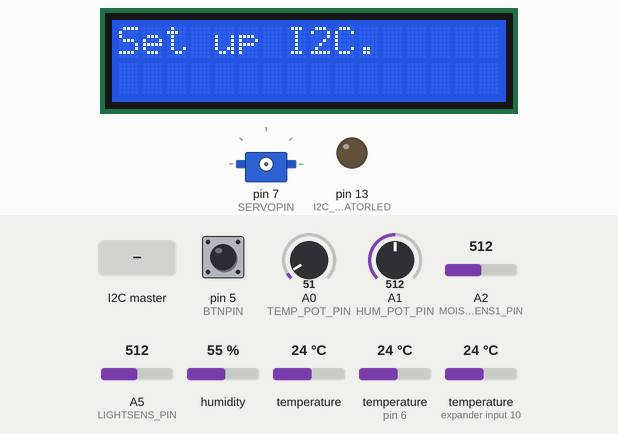
Simulated run of this sketch. Board: Arduino Uno, built with avr-gcc and run on an emulated ATmega328P. On the bench: 16×2 character LCD, servo, output pins drawn as LEDs (lit = HIGH). Inputs (shaded band) come from the test bench; at power-on: pin 5 (BTNPIN) LOW, temperature 24 °C, A0 (TEMP_POT_PIN) = 51, A1 (HUM_POT_PIN) = 512, A2 (MOIST_SENS1_PIN) = 512, A5 (LIGHTSENS_PIN) = 512, humidity 55 %, temperature (sensors on pin 6, expander input 10) 24 °C. What the sketch prints to the serial monitor is not drawn.

Above: at 0.6 s.
At 11.3 s:
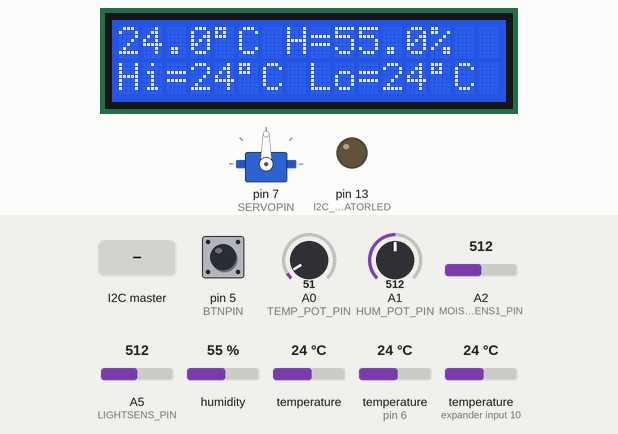
11.4 s: pin 5 (BTNPIN) pulled HIGH for 3.2 s
At 15.5 s:
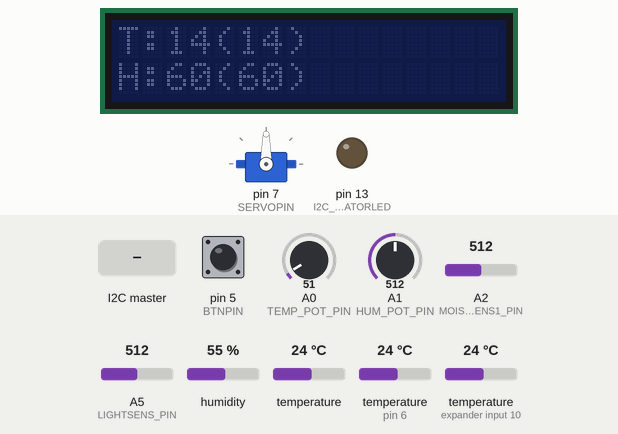
16.1 s: pin 5 (BTNPIN) pulled HIGH for 1 s
At 17.1 s:
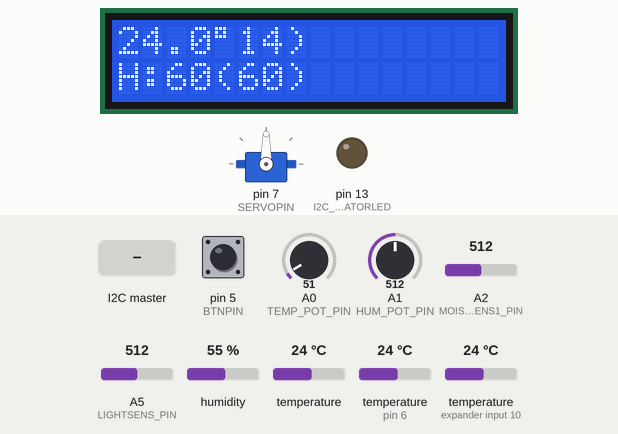
18.8 s: the I2C master sends the byte 1
28.5 s: temperature (sensor 0) set to 12 °C
38.2 s: pin 5 (BTNPIN) pulled HIGH for 1 s
At 39.6 s:
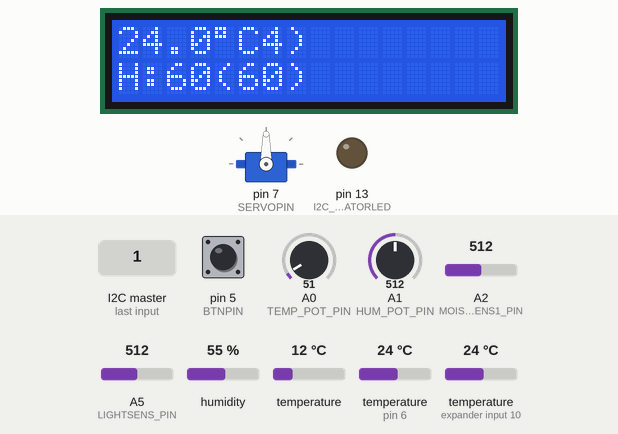
44.4 s: pin 5 (BTNPIN) pulled HIGH for 0.15 s
At 44.9 s:
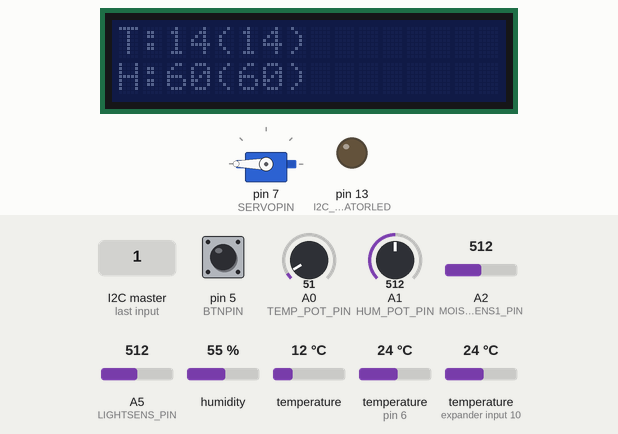
Timing chart, 0 to 47.0 s (numbered marks = the images above; inputs shaded):
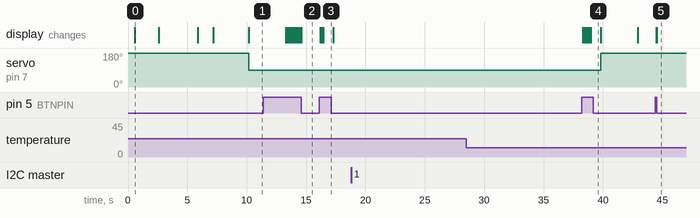

The sketch:

greenhouse.ino
```cpp
/**
   Greenhouse-project
   - monitor temperature and humidity. If temperature rises too high (or humidity), then open the window
   - monitor also soil humidity
   - note the "state" is just state of display

   Help and ideas have been gathered from many sources, thanx to all!
   E.g from:
   http://www.instructables.com/id/Hookup-a-16-pin-HD44780-LCD-to-an-Arduino-in-6-sec/
   http://www.instructables.com/id/Temperature-with-DS18B20/
   https://learn.adafruit.com/photocells/using-a-photocell
   http://www.instructables.com/id/Connecting-AM2320-With-Arduino/
   http://allaboutee.com/2015/01/02/esp8266-arduino-led-control-from-webpage/
   https://github.com/lazyscheduler/AM2320
   and many other resources
*/

#include <LiquidCrystal595.h>
#include <Servo.h>
#include <OneWire.h>
#include <DallasTemperature.h>
#include <avr/pgmspace.h>
#include <Wire.h>
#include <AM2320.h>
#include "./greenhouse_log.h"

//state handling
#define STATE_INITIAL   0
#define STATE_WORKING   1
#define STATE_SETUP     2
byte state = STATE_INITIAL;

//analog pin assignments
#define TEMP_POT_PIN     A0
#define HUM_POT_PIN      A1
#define MOIST_SENS1_PIN  A2
#define LIGHTSENS_PIN    A5

//digital pin assignments
#define LCDPIN1          2
#define LCDPIN2          3
#define LCDPIN3          4
#define BTNPIN           5
#define DALLAS_ONE_WIRE  6
#define SERVOPIN         7
#define I2C_INDICATORLED 13
#define AM_SCL           14
#define AM_SDA           15


//I2C related
#define I2C_SLAVEID           0x10
#define I2C_CMD_HELLO         0x00
#define I2C_CMD_GET_DATA_SET1 0x01
#define I2C_CMD_GET_DATA_SET2 0x02
#define I2C_CMD_TOGGLE_WATER  0x0A
#define I2C_CMD_TOGGLE_LIGHT  0x0B
#define I2C_INITIAL_VAL       0xFF
#define I2C_BUFFER_SZ         0x06
#define I2C_BUFFER2_SZ        0x06

// The baud rate of the serial interface
#define SERIAL_BAUD  9600

// How often should we read sensors
#define READINTERVAL (10*1000)

//global variables sent outside
volatile float   tempSensorValue;
volatile float   humSensorValue;
boolean hatchOpen = false;
volatile uint8_t moisture = 100;
volatile float  tempCase = 0; //temp inside the gadget
volatile float  tempOutside = 0; //temp outside the greenhouse
volatile uint16_t lightSensValue = 0;

//global internally used
int8_t  maxC = 125, minC = -125;
uint8_t tempLimitPotValue = 0; //these values vary, use when set
uint8_t humLimitPotValue = 0;  //these values vary, use when set
uint8_t buttonState = LOW;
uint8_t alertLevel  = 30; //alert level for temp stored from tempLimitPotValue
uint8_t humLevel    = 80; //alert level for humidy stored from humLimitPotValue
uint8_t updateValuesCntr = 0;
volatile unsigned long lastTimeReadValues = 0;

// Setup a oneWire instance to communicate with any OneWire devices
OneWire oneWire(DALLAS_ONE_WIRE);

// Pass the oneWire reference to Dallas Temperature.
DallasTemperature sensors(&oneWire);

//initialize the AM2320 library
//Note! Need to use library that supports SoftWire
//otherwise collides with I2C between Omega and Arduino
//This library also supports multiple AM2320 sensors..
//https://github.com/lazyscheduler/AM2320
AM2320 th(AM_SCL, AM_SDA);

// Initialize the LCD library with the interface pins
LiquidCrystal595 lcd(LCDPIN1, LCDPIN2, LCDPIN3);
Servo servo1; // Create a servo object

// Some global variables
volatile byte command = I2C_INITIAL_VAL;
volatile uint8_t i2c_ongoing = 0;
volatile static float buffer[I2C_BUFFER_SZ]={I2C_INITIAL_VAL};
volatile static float buffer2[I2C_BUFFER2_SZ]={I2C_INITIAL_VAL};
/*---------------------setup and main loop---------------------*/

void setup() {
  tempSensorValue = humSensorValue = 0;
  SERIAL_BEGIN(SERIAL_BAUD);
  delay(500);
  LOG_DEBUGLN("\nStarting up...");
  lcd.begin(16, 2); // Set the display to 16 columns and 2 rows
  lcd.clear();
  lcd.setCursor(0, 0);
  lcd.print("Set up I2C.");
  Wire.begin(I2C_SLAVEID);
  Wire.onRequest(requestEvent);
  Wire.onReceive(receiveEvent);
  delay(2000);
  lcd.clear();
  lcd.setCursor(0, 0);
  lcd.print("Set up servo.");
  turnServo(180);

  analogReference(DEFAULT);
  pinMode(BTNPIN, INPUT);

  pinMode(MOIST_SENS1_PIN, INPUT);
  pinMode(I2C_INDICATORLED, OUTPUT);

  // Initialize the library for temperature sensors
  delay(300);
  lcd.clear();
  lcd.setCursor(0, 0);
  lcd.print("Set up sensors.");
  sensors.begin();
  delay(100);

  //read values, especially potentiometer values, incase of restart
  readValues(0,true);
  readConfigSensors();
  alertLevel = tempLimitPotValue;
  humLevel = humLimitPotValue;

  state = STATE_INITIAL;

  // Timer0 is already used for millis() - we'll just interrupt somewhere
  // in the middle and call the "Compare A" function below
  OCR0A = 0xAF;
  TIMSK0 |= _BV(OCIE0A);
  delay(300);
  lcd.clear();
  lcd.setCursor(0, 0);
  lcd.print("Setups done.");
  delay(3000);
}

SIGNAL(TIMER0_COMPA_vect)
{
  unsigned long currentMillis = millis();
  readValues(currentMillis, false);
}

//Request Event callback function, will be called when master reads from I2C bus
void requestEvent() {
  switch (command){
    case I2C_CMD_HELLO:
      Wire.write("Hello!");
      break;
    case I2C_CMD_GET_DATA_SET1:
      Wire.write((byte*)&buffer[0], sizeof(buffer));
      break;
    case I2C_CMD_GET_DATA_SET2:
      Wire.write((byte*)&buffer2[0], sizeof(buffer2));
      break;
    default:
       Wire.write(I2C_INITIAL_VAL);
  }
  i2c_ongoing = 0;
  //digitalWrite(I2C_INDICATORLED, !digitalRead(I2C_INDICATORLED));
}

// Receive Event callback, called when master writes data to I2C bus
void receiveEvent(int bytes)
{
  //digitalWrite(I2C_INDICATORLED, !digitalRead(I2C_INDICATORLED));
  (void)Wire.read();//address
  byte cmd = Wire.read();
  switch (cmd) {
    case I2C_CMD_HELLO:
      command = cmd;
      break;
    case I2C_CMD_GET_DATA_SET1:
      buffer[0] = tempSensorValue;
      buffer[1] = humSensorValue;
      buffer[2] = tempCase;
      buffer[3] = tempOutside;
      buffer[4] = lightSensValue;
      buffer[I2C_BUFFER_SZ-1] = (float)((buffer[0]+buffer[1]+buffer[2]+buffer[3]+buffer[4])/5);
      command = cmd;
      break;
    case I2C_CMD_GET_DATA_SET2:
      buffer2[0] = moisture;
      buffer2[1] = hatchOpen;
      buffer2[2] = 0;
      buffer2[3] = 0;
      buffer2[4] = 0;
      buffer2[I2C_BUFFER2_SZ-1] = (float)((buffer2[0]+buffer2[1]+buffer2[2]+buffer2[3]+buffer2[4])/5);
      command = cmd;
      break;
    case I2C_CMD_TOGGLE_WATER:
    case I2C_CMD_TOGGLE_LIGHT:
      command = I2C_INITIAL_VAL;
      break;
    default:
      LOG_ERROR("Unexpected command value ");
      LOG_ERRORLN(cmd);
  }
  i2c_ongoing = 1;
}

//The main loop
void loop()
{
  buttonState = digitalRead(BTNPIN); // Check for button press
  lcd.setCursor(0, 0); // Set cursor to home position
  handleState();
  delay(100);
}

void readConfigSensors()
{
  delay(10);
  readTemperatureLimit();
  LOG_DEBUG("tp:");
  LOG_DEBUGLN(tempLimitPotValue);
  delay(10);
  readHumidityLimit();
  LOG_DEBUG("hp:");
  LOG_DEBUGLN(humLimitPotValue);

}

void handleState()
{
  if (buttonState == HIGH) {
    LOG_DEBUG("button pressed, state is");
    LOG_DEBUGLN(state);
    if (state == STATE_INITIAL || state == STATE_WORKING) {
      state = STATE_SETUP;
      lcd.setLED2Pin(LOW);
      lcd.setLED1Pin(LOW);
      lcd.print("");
    }
    else {
      lcd.setLED2Pin(HIGH);
      lcd.setLED1Pin(HIGH);
      lcd.print("");
      state = STATE_WORKING;
      alertLevel = tempLimitPotValue;
      humLevel = humLimitPotValue;
    }
  }

  if (state == STATE_SETUP) {
    stateSetup();
  }else{
    stateWorking();
  }
}

bool read_from_am2320() {
  switch (th.Read()) {
    case 2:
      LOG_ERRORLN("CRC failed");
      return false;
      break;
    case 1:
      LOG_ERRORLN("Sensor offline");
      return false;
      break;
    default:
      break;
  }
  return true;
}

void readSoilMoisture() {
  uint16_t tempAnalogValue = 0;
  tempAnalogValue = analogRead(MOIST_SENS1_PIN);
  delay(10);
  tempAnalogValue = analogRead(MOIST_SENS1_PIN);
  LOG_DEBUGLN(tempAnalogValue);
  moisture = uint8_t(100 * (1 - ((double)(tempAnalogValue) / 1023)));
}

void readTemperatureLimit() {
  uint16_t tempAnalogReadVal = 0;
  //read twice because of reading issues (sometimes)
  tempAnalogReadVal = analogRead(TEMP_POT_PIN); // Read the pot value
  delay(10);
  tempAnalogReadVal = analogRead(TEMP_POT_PIN); // Read the pot value
  tempLimitPotValue = map(tempAnalogReadVal, 0, 1023, 10, 100); // Map the values from 10 to 100 degrees
}

void readHumidityLimit() {
  uint16_t tempAnalogReadVal = 0;
  //read twice because of reading issues (sometimes)
  tempAnalogReadVal = analogRead(HUM_POT_PIN); // Read the pot value
  delay(10);
  tempAnalogReadVal = analogRead(HUM_POT_PIN); // Read the pot value
  humLimitPotValue = map(tempAnalogReadVal, 0, 1023, 20, 100); // Map the values from 20 to 100%
}

void readValues(unsigned long currentMillis, bool forced)
{
  if (state == STATE_SETUP || (((currentMillis-lastTimeReadValues) < READINTERVAL) && !forced)){
    return;
  }
  LOG_DEBUGLN("Reading values...");
  lastTimeReadValues = millis();

  //get dallas values
  sensors.requestTemperatures();

  if (true == read_from_am2320()) {
    if (isnan(th.h) || isnan(th.t)) {
      LOG_ERRORLN("Invalid values from AM2320");
    } else {
      humSensorValue = th.h;
      tempSensorValue = th.t;
    }
  } else {
    LOG_ERROR("Failed to get values from AM2320");
  }
  LOG_DEBUG("HUM: ");
  LOG_DEBUGLN(humSensorValue);
  LOG_DEBUG("TEMP: ");
  LOG_DEBUGLN(tempSensorValue);

  readSoilMoisture();
  LOG_DEBUG("SOIL: ");
  LOG_DEBUGLN(moisture);
  delay(10);

  float tempCaseTemp = sensors.getTempCByIndex(0);
  float tempOutsTemp = sensors.getTempCByIndex(1);
  if (isnan(tempCaseTemp) || isnan(tempOutsTemp)) {
    LOG_DEBUGLN("Could not get dallas temperature");
  } else {
    tempCase = tempCaseTemp;
    tempOutside = tempOutsTemp;
  }
  LOG_DEBUG("to:");
  LOG_DEBUGLN(tempOutsTemp);
  LOG_DEBUG("tc:");
  LOG_DEBUGLN(tempCaseTemp);

  lightSensValue = analogRead(LIGHTSENS_PIN);
  LOG_DEBUG("LDR:");
  LOG_DEBUGLN(lightSensValue);
}

void turnServo(uint16_t degree)
{
  servo1.attach(SERVOPIN); // Attaches the servo on pin 14 to the servo1 object
  servo1.write(degree);  // Put servo1 at home position
  delay(3000);
  servo1.detach();  //detach not to disturb SoftwareSerial
}

void stateWorking()
{
  writeTempAndHumToLcd();

  if (!hatchOpen && (tempSensorValue >= alertLevel || ( humSensorValue >= humLevel && tempSensorValue >= 20))) {
    LOG_DEBUG2("Alert! over ");
    LOG_DEBUG2(alertLevel);
    LOG_DEBUG2("degrees, open hatch\n");
    turnServo(90);
    hatchOpen = true;
  }
  if (hatchOpen && ((tempSensorValue <= (alertLevel - 2) && humSensorValue <= (humLevel - 2)) || tempSensorValue <= 20)) {
    LOG_DEBUG2("Alert! less than ");
    LOG_DEBUG2(alertLevel);
    LOG_DEBUG2("(");
    LOG_DEBUG2(tempSensorValue);
    LOG_DEBUG2(") degrees, close hatch\n");
    turnServo(180);
    hatchOpen = false;
  }
}

void writeTempAndHumToLcd() {
  char float_str[10] = {0};
  lcd.setCursor(0, 0);
  dtostrf(tempSensorValue, 4, 1, float_str);
  lcd.print(float_str);
  lcd.write(B11011111); // Degree symbol
  lcd.print("C ");
  memset(&float_str, 0, sizeof(float_str));
  dtostrf(humSensorValue, 3, 1, float_str);
  lcd.print("H=");
  lcd.print(float_str);
  lcd.print("\%");

  if ((int)tempSensorValue > maxC ||
      ((int)tempSensorValue < maxC && maxC == 125 && (int)tempSensorValue != 0 )) {
    maxC = (int)tempSensorValue;
  }
  if ((int)tempSensorValue < minC && minC != -125 ||
      ((int)tempSensorValue > minC && minC == -125 && (int)tempSensorValue != 0 )) {
    minC = (int)tempSensorValue;
  }
  lcd.setCursor(0, 1);
  lcd.print("Hi=");
  lcd.print(maxC);
  lcd.write(B11011111);
  lcd.print("C Lo=");
  lcd.print(minC);
  lcd.write(B11011111);
  lcd.print("C ");
}

void displaySetup() {
  readConfigSensors();
  lcd.clear();
  lcd.setCursor(0, 0);
  lcd.print("T:");
  lcd.print(tempLimitPotValue);
  lcd.print("(");
  lcd.print(alertLevel);
  lcd.print(")          ");
  lcd.setCursor(0, 1);
  lcd.print("H:");
  lcd.print(humLimitPotValue);
  lcd.print("(");
  lcd.print(humLevel);
  lcd.print(")        ");

}

void stateSetup()
{
  displaySetup();
}
```

greenhouse_log.h
```cpp
/**
   only print stuff to serial if DEBUG-build,
   disabling Serial frees alot of memory!
*/
#ifndef __GREENHOUSE_LOG__
#define __GREENHOUSE_LOG__

#define DEBUG 2

#if (DEBUG > 0)
#define SERIAL_BEGIN(_sbaud)\
  Serial.begin(_sbaud);
#else
#define SERIAL_BEGIN(_sbaud)
#endif

#if (DEBUG > 0)
#define LOG_ERRORLN(_log)\
  Serial.println(_log);
#define LOG_ERROR(_log)\
  Serial.print(_log);
#else
#define LOG_ERRORLN(_log)
#define LOG_ERROR(_log)
#endif

#if (DEBUG > 1)
#define LOG_DEBUGLN(_log)\
  Serial.println(_log);
#define LOG_DEBUG(_log)\
  Serial.print(_log);
#else
#define LOG_DEBUGLN(_log)
#define LOG_DEBUG(_log)
#endif

#if (DEBUG > 2)
#define LOG_DEBUGLN2(_log)\
  Serial.println(_log);
#define LOG_DEBUG2(_log)\
  Serial.print(_log);
#else
#define LOG_DEBUGLN2(_log)
#define LOG_DEBUG2(_log)
#endif

#endif //__GREENHOUSE_LOG__
```

updateThingspeak.cpp
```cpp
#include "updateThingspeak.h"

UpdateThingspeak::UpdateThingspeak(short rxPin,
                                   short txPin,
                                   short baud,
                                   uint8_t rstPin,
                                   const char *apn,
                                   const char* pwd,
                                   const char* tsip,
                                   const char* tswkey) {
  this->espSerial = new SoftwareSerial(rxPin, txPin);
  this->rstPin = rstPin;

  memset(buffer, 0, sizeof(buffer));
  memset(this->wifi_apn, 0, sizeof(this->wifi_apn));
  strncpy(this->wifi_apn, apn, MAX_APN_LEN);
  memset(this->wifi_pwd, 0, sizeof(this->wifi_pwd));
  strncpy(this->wifi_pwd, pwd, MAX_PWD_LEN);
  memset(this->tsip, 0, sizeof(this->tsip));
  strncpy(this->tsip, tsip, MAX_IP_STR_LEN);
  memset(this->tswkey, 0, sizeof(this->tswkey));
  strncpy(this->tswkey, tswkey, MAX_TS_KEY_LEN);
  //set esp pin mode

  pinMode(this->rstPin, OUTPUT);
  digitalWrite (this->rstPin, HIGH);
  // Open serial communications and wait for port to open:
  this->espSerial->begin(baud);
  this->espSerial->setTimeout(15000);
};

void UpdateThingspeak::sendCommand ( const char * cmd,  uint16_t wait) {
  String tmpData = "";
  byte cntr = 0;
  LOG_DEBUGLN(cmd);
resend:
  this->espSerial->println(cmd);
  delay(10);
  while (this->espSerial->available() > 0 )  {
    char c = this->espSerial->read();
    tmpData += c;

    if ( tmpData.indexOf(cmd) > -1 )
      tmpData = "";
    else
      tmpData.trim();
  }
  if (tmpData.indexOf("busy") > -1 ) {
    LOG_DEBUGLN("busy");
    delay(100);
    tmpData = "";
    if (++cntr < 10) goto resend;
  }
  LOG_DEBUGLN(tmpData);
  delay(wait);
}

void UpdateThingspeak::clearSerialBuffer(void) {
  while ( this->espSerial->available() > 0 ) {
    this->espSerial->read();
  }
}

void UpdateThingspeak::clearBuffer(void) {
  for (int i = 0; i < BUFFER_SIZE; i++ ) {
    this->buffer[i] = 0;
  }
}


uint8_t UpdateThingspeak::setWifiPwd(const char* pwd) {
  if (!pwd) return FAILURE;
  strncpy(this->wifi_pwd, pwd, MAX_PWD_LEN);
  return SUCCESS;
}

uint8_t UpdateThingspeak::setWifiApn(const char* apn) {
  if (!apn) return FAILURE;
  strncpy(this->wifi_apn, apn, MAX_APN_LEN);
  return SUCCESS;
}

void UpdateThingspeak::setupWifi()
{
  LOG_DEBUGLN("Restarting ESP");
  digitalWrite (this->rstPin, LOW);
  delay(8000);
  digitalWrite (this->rstPin, HIGH);
  delay(10000);
  this->clearSerialBuffer();
  this->sendCommand ("AT+CIOBAUD=9600", 1000);
  this->sendCommand ("AT+RST", 8000);
  this->sendCommand ("AT+CWMODE=1", 2000 );
  snprintf(buffer, BUFFER_SIZE - 1, "AT+CWJAP=\"%s\",\"%s\"",
           this->wifi_apn,
           this->wifi_pwd);
  this->sendCommand (buffer, 15000);
  memset(buffer, 0, sizeof(buffer));
  this->sendCommand ("AT+CIFSR\r", 3000);
  this->sendCommand ("AT+GMR\r", 3000);
}

uint8_t UpdateThingspeak::checkIsEspResponsive(void)
{
    this->espSerial->println("AT+GMR\r");
    if (this->espSerial->find((char*)"OK")) {
      LOG_DEBUGLN("Wifi OK");
      return SUCCESS;
    } else {
      LOG_DEBUGLN("Wifi NOK, restart WIfi");
    }
  return FAILURE;
}


void UpdateThingspeak::updateValues(float field1, float field2, uint8_t field3, float field4, float field5, float field6, uint16_t field7)
{
  char cmd[60] = {0};
  char float_str[10] = {0};
  char hum_str[10] = {0};
  char moist_str[10] = {0};
  char out_str[10] = {0};
  char case_str[10] = {0};


  snprintf(cmd, 59, "AT+CIPSTART=\"TCP\",\"%s\",80", this->tsip);
  this->espSerial->println(cmd);
  delay(2000);
  if (this->espSerial->find((char*)"Error")) {
    LOG_DEBUG("Error1");
    return;
  }
  snprintf(this->buffer, BUFFER_SIZE - 1, "GET /update?key=%s&field1=%s&field2=%s&field3=%u&field4=%s&field5=%s&field6=%s&field7=%u\r\n",
           this->tswkey,
           dtostrf(field1, 4, 2, float_str),
           dtostrf(field2, 4, 2, hum_str),
           (field3) ? 1 : 0,
           dtostrf(field4, 4, 2, moist_str),
           dtostrf(field5, 4, 2, out_str),
           dtostrf(field6, 4, 2, case_str),
           field7);

  LOG_DEBUG(this->buffer);
  this->espSerial->print("AT+CIPSEND=");
  this->espSerial->println(strlen(buffer));

  if (this->espSerial->find((char*)">")) {
    this->espSerial->print(buffer);
  }
  else {
    this->espSerial->println("AT+CIPCLOSE");
  }
}
```

Source omitted: updateThingspeak.h (1278 bytes)

Measured:
- after the input at 11.4 s, the display: first changes after 1.9 s (image 2 shows a later state)
- after the input at 16.1 s, the display: first changes after 0.09 s (image 3 shows a later state)
- after the input at 18.8 s, every drawn part: stays the same
- after the input at 28.5 s, every drawn part: stays the same
- after the input at 38.2 s, the display: first changes after 0.10 s (image 4 shows a later state)
- after the input at 44.4 s, the display: first changes after 0.10 s (image 5 shows a later state)
- what the display in image 0 shows lasts 2.0 s, from 0.6 s to 2.6 s
